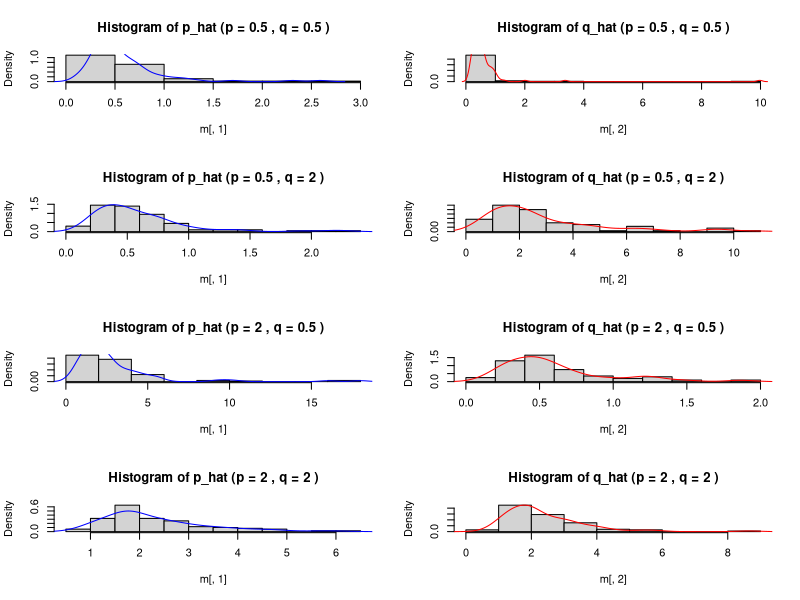

The R source for this figure:
rm(list=ls())
library(ggplot2)
set.seed(1234)
m = matrix(0, nrow=100, ncol=2)
beta_simulation = function(p, q) {
  for (i in 1:100) {
    x = rbeta(10, p, q)
    p_hat = (mean(x) * (1 - mean(x)) / var(x) - 1) * mean(x)
    q_hat = p_hat * ((1 / mean(x)) - 1)
    m[i, 1] = p_hat;m[i, 2] = q_hat
  }
  hist(m[, 1], probability = TRUE, main = paste("Histogram of p_hat (p =", p, ", q =", q, ")"))
  lines(density(m[, 1]), col = "blue")
  
  hist(m[, 2], probability = TRUE, main = paste("Histogram of q_hat (p =", p, ", q =", q, ")"))
  lines(density(m[, 2]), col = "red")
}
par(mfrow = c(4, 2))
beta_simulation(0.5, 0.5)
beta_simulation(0.5, 2)
beta_simulation(2, 0.5)
beta_simulation(2, 2)